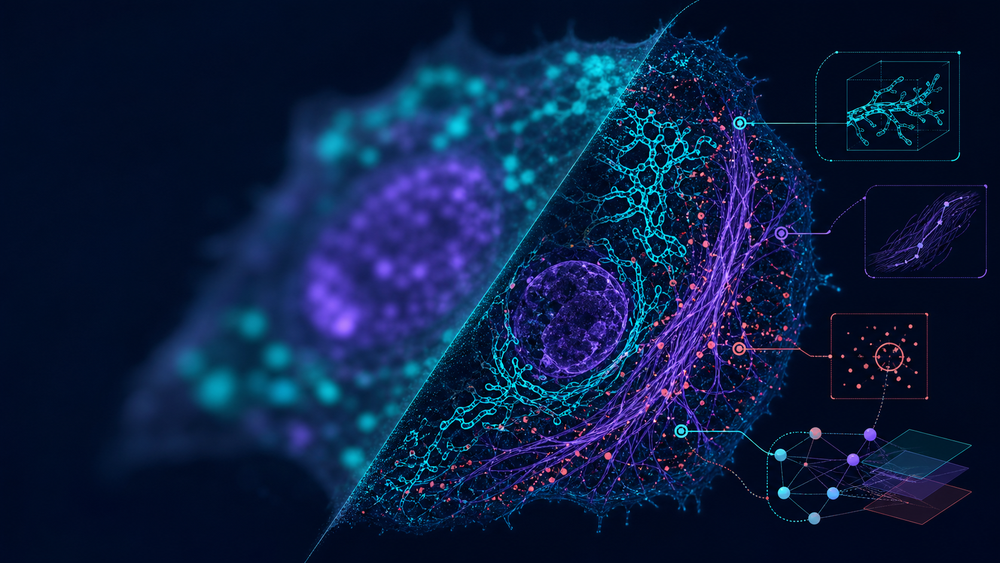
#> input picture MorphAgent_UI/MorphAgent/morphagent_ui/resources/morphagent_hero.png, 1000 x 563 px, shrunk from 1672 x 941 before the run
$ python -i extract.py   (imports and definitions only)
#> lines starting #> are read from the running program, lines starting #| are printed output that depends on the picture; after the words box and inside, x2 and y2 are one past the last pixel; in counts of white or black regions, pixels touching at a corner belong together
def extract(img, *segmentation_masks):
    # IMPORT ALL REQUIRED PACKAGES AT THE BEGINNING OF THE FUNCTION
    import numpy as np
    from scipy import ndimage
    from skimage.morphology import disk, white_tophat, binary_dilation
    from skimage.measure import label, regionprops
    from skimage.filters import threshold_otsu

    # 1. Data Loading and Preprocessing
    # Convert to float32 for processing
    arr = np.asarray(img, dtype=np.float32)

    # Check dimensionality and extract DAPI channel (Channel 2)
    # Expected shape: (512, 512, 3)
    if arr.ndim == 3 and arr.shape[2] >= 3:
        dapi = arr[:, :, 2]
    elif arr.ndim == 2:
        # Fallback if single channel passed (unlikely based on spec but safe)
        dapi = arr
    else:
        return 0.0

    # Normalize DAPI to [0, 1]
    # Use robust max to avoid hot pixel scaling issues
    p99 = np.percentile(dapi, 99.9)
    if p99 > 0:
        dapi_norm = dapi / p99
    else:
        dapi_norm = dapi  # Empty image
    dapi_norm = np.clip(dapi_norm, 0.0, 1.0)

    # 2. Define "Main Nuclei" (Parent Objects)
    # We need to identify the main nuclei to normalize the count and define search regions.

    main_nuclei_mask = None

    # Try to use provided segmentation masks first
    # We look for a mask that likely represents nuclei
    if len(segmentation_masks) > 0:
        # Heuristic: Iterate through masks. If we find one, use it.
        # Often the second mask is nuclei in some datasets, but we can't be sure of order.
        # We'll assume the provided masks are valid cell/nuclei labels.
        # If multiple are provided, we might need to guess which is nuclei.
        # Without specific metadata, we'll use the first available mask as a proxy for cellular objects.
        # Ideally, we check if the mask overlaps significantly with DAPI signal.

        # Let's try to find a mask that correlates with DAPI intensity
        best_overlap = -1
        for mask in segmentation_masks:
            if mask is None: continue
            # Ensure mask is 2D
            if mask.ndim == 3:
                mask = np.max(mask, axis=0) # Project if 3D
            if mask.shape != dapi.shape:
                continue

            binary_mask = mask > 0
            # Calculate overlap with high DAPI intensity
            overlap = np.sum(binary_mask & (dapi_norm > 0.2))
            if overlap > best_overlap:
                best_overlap = overlap
                main_nuclei_mask = binary_mask

    # Fallback: Generate nuclei mask if none provided or valid
    if main_nuclei_mask is None:
        # Gaussian blur to smooth noise
        dapi_smooth = ndimage.gaussian_filter(dapi_norm, sigma=2.0)
        try:
            thresh = threshold_otsu(dapi_smooth)
        except ValueError: # Handle empty images
            thresh = 0.5

        binary_thresh = dapi_smooth > thresh

        # Remove small objects (noise) and fill holes
        labeled_nuclei = label(binary_thresh)
        main_nuclei_mask = np.zeros_like(binary_thresh, dtype=bool)

        for prop in regionprops(labeled_nuclei):
            # Filter: Main nuclei are typically large (e.g., > 100 pixels)
            if prop.area > 100:
                # Add to mask
                coords = prop.coords
                main_nuclei_mask[coords[:, 0], coords[:, 1]] = True

        # Fill holes in the nuclei mask
        main_nuclei_mask = ndimage.binary_fill_holes(main_nuclei_mask)

    # Count main nuclei for normalization
    labeled_main, num_main_nuclei = label(main_nuclei_mask, return_num=True)

    if num_main_nuclei == 0:
        return 0.0

    # 3. Detect Micronuclei Candidates
    # Micronuclei are small, bright spots.
    # Strategy: White Top-Hat transform to enhance small bright spots on dark background,
    # effectively removing the large, slowly varying background (and potentially the main nuclei glow).

    # Radius for top-hat: slightly larger than expected micronucleus (radius ~3-5 px)
    # A disk of radius 8 covers objects up to ~16px wide.
    wth = white_tophat(dapi_norm, footprint=disk(8))

    # Threshold the top-hat image
    # Since background is removed, we can use a statistical threshold
    # Micronuclei are bright outliers in the top-hat image
    wth_mean = np.mean(wth)
    wth_std = np.std(wth)
    # Threshold: mean + k * std. k=3 is a standard outlier detection.
    # Also enforce a minimum absolute intensity to avoid noise in empty backgrounds.
    mn_thresh = max(wth_mean + 3 * wth_std, 0.05)

    mn_candidates_mask = wth > mn_thresh

    # 4. Filter and Associate Candidates
    labeled_candidates = label(mn_candidates_mask)

    micronuclei_count = 0

    # Define search zone: Perinuclear region
    # Dilate main nuclei mask to capture cytoplasm area where micronuclei reside
    # Radius ~15-20 pixels
    search_zone = binary_dilation(main_nuclei_mask, footprint=disk(15))

    # Exclusion zone: The main nucleus itself
    # Micronuclei must be DETACHED from the main nucleus
    # We subtract the main nuclei mask from the search zone
    valid_search_area = search_zone & (~main_nuclei_mask)

    for prop in regionprops(labeled_candidates):
        # Filter 1: Area
        # Micronuclei are small but not single-pixel noise.
        # Range: 3 to 60 pixels (approximate for 512x512 image of cells)
        if prop.area < 3 or prop.area > 60:
            continue

        # Filter 2: Shape (Optional but good)
        # Micronuclei are usually roughly circular.
        if prop.eccentricity > 0.95: # Skip very elongated streaks
            continue

        # Filter 3: Location
        # Check if the candidate centroid falls within the valid search area
        y, x = map(int, prop.centroid)

        # Boundary check
        if y < 0 or y >= valid_search_area.shape[0] or x < 0 or x >= valid_search_area.shape[1]:
            continue

        if valid_search_area[y, x]:
            micronuclei_count += 1

    # 5. Compute Feature
    # Average number of micronuclei per cell
    result = micronuclei_count / float(num_main_nuclei)

    return float(result)

>>> import cv2
>>> picture = cv2.imread('../../../../../../MorphAgent_UI/MorphAgent/morphagent_ui/resources/morphagent_hero.png', cv2.IMREAD_GRAYSCALE)
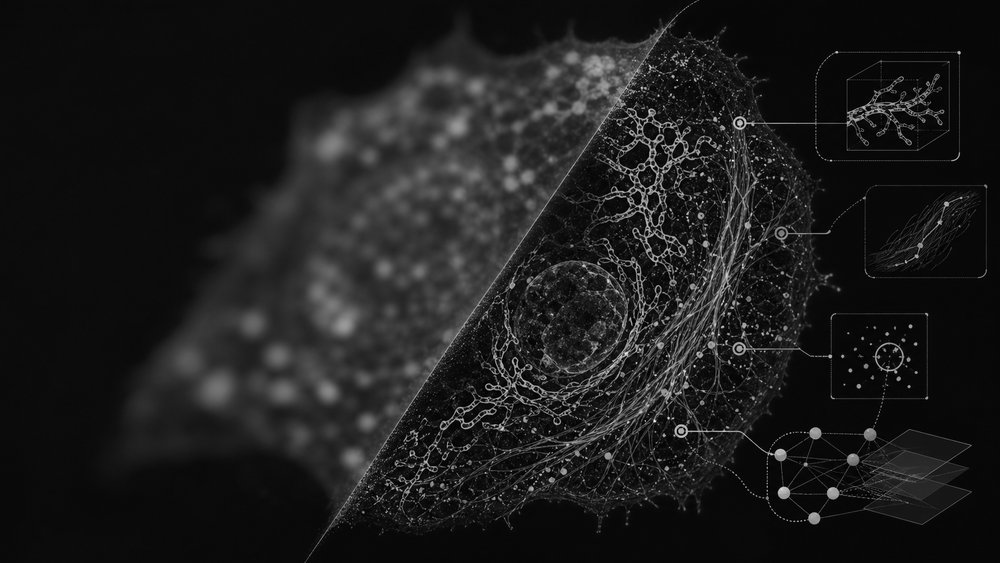
#> picture: shape (563, 1000); min 0, max 253, mean 28.4
>>> result = extract(picture)
#> in extract, `p99 = np.percentile(dapi, 99.9)`: p99 = 178
#> in extract, `dapi_smooth = ndimage.gaussian_filter(dapi_norm, sigma=2.0)`:
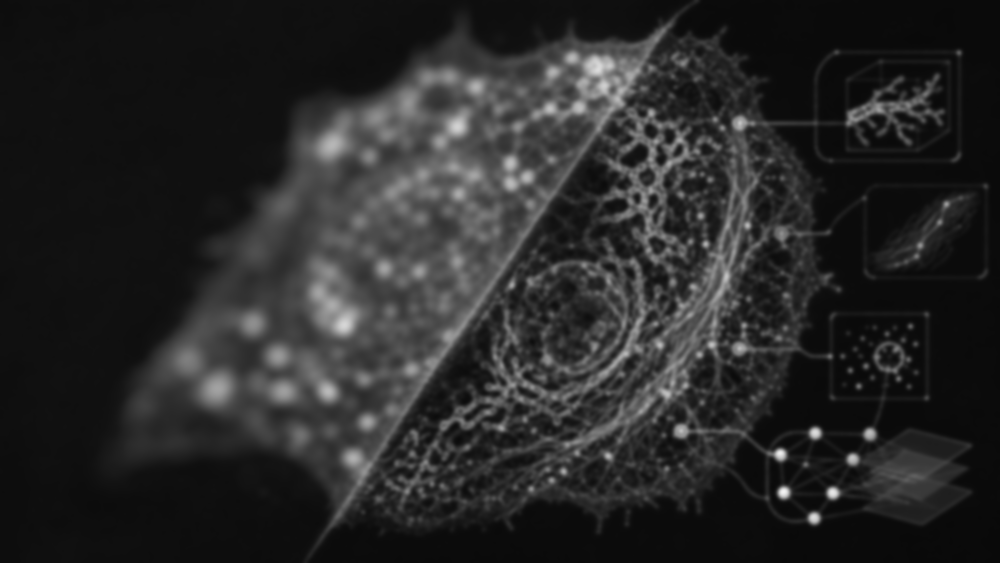
#> dapi_smooth: shape (563, 1000) float32; min 0.0363, max 0.96, mean 0.159
#> in extract, `thresh = threshold_otsu(dapi_smooth)`: thresh = 0.211
#> in extract, `binary_thresh = dapi_smooth > thresh`:
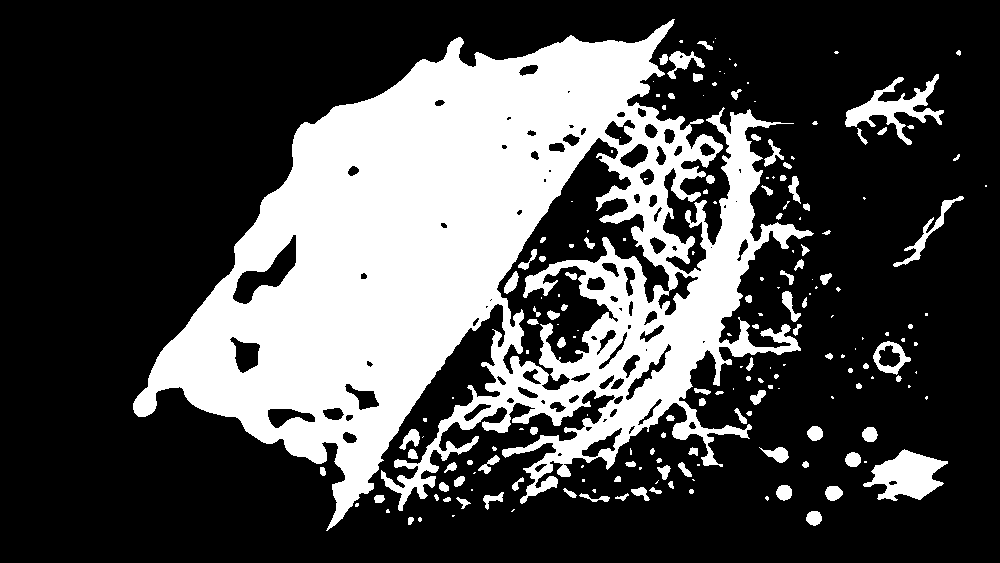
#> binary_thresh: shape (563, 1000) bool; 29.3% white; 192 white regions (90 under 20 px), largest, box (x1, y1, x2, y2) and area: (133, 19, 814, 531) 151474, (863, 449, 948, 501) 2453, (845, 74, 944, 145) 2079
#> in extract, `labeled_nuclei = label(binary_thresh)`: labeled_nuclei: shape (563, 1000) int32; 193 distinct labels, from 0 to 192
#> in extract, `main_nuclei_mask = ndimage.binary_fill_holes(main_nuclei_mask)`: main_nuclei_mask: shape (563, 1000) bool; 33.1% white; 23 white regions, largest, box (x1, y1, x2, y2) and area: (133, 19, 814, 531) 177085, (863, 449, 948, 501) 2478, (845, 74, 944, 145) 2079
#> in extract, `labeled_main, num_main_nuclei = label(main_nuclei_mask, return_num=True)`:
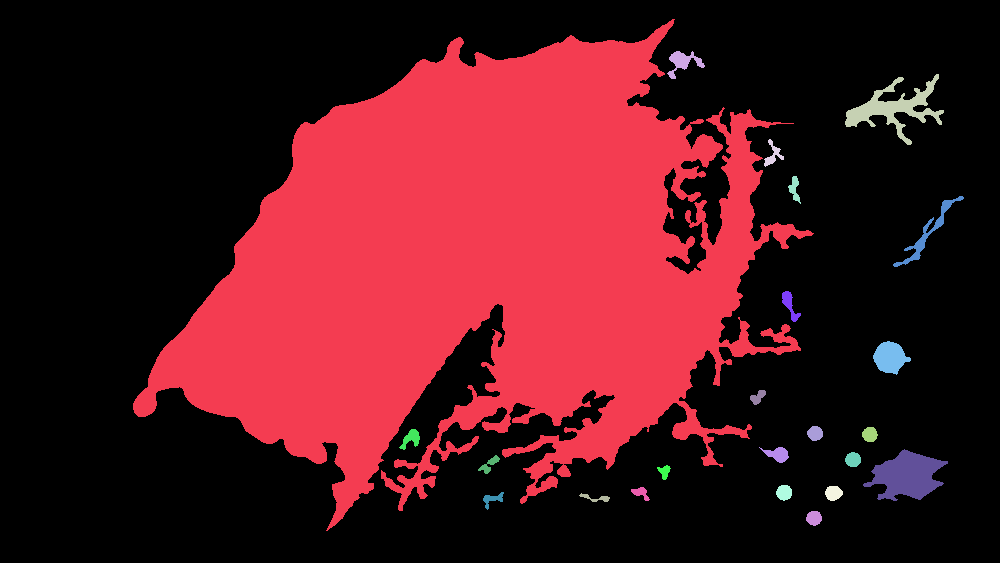
#> labeled_main: shape (563, 1000) int32; 24 distinct labels, from 0 to 23; one colour per label, 0 black
#> in extract, `labeled_main, num_main_nuclei = label(main_nuclei_mask, return_num=True)`: num_main_nuclei = 23
#> in extract, `wth = white_tophat(dapi_norm, footprint=disk(8))`:
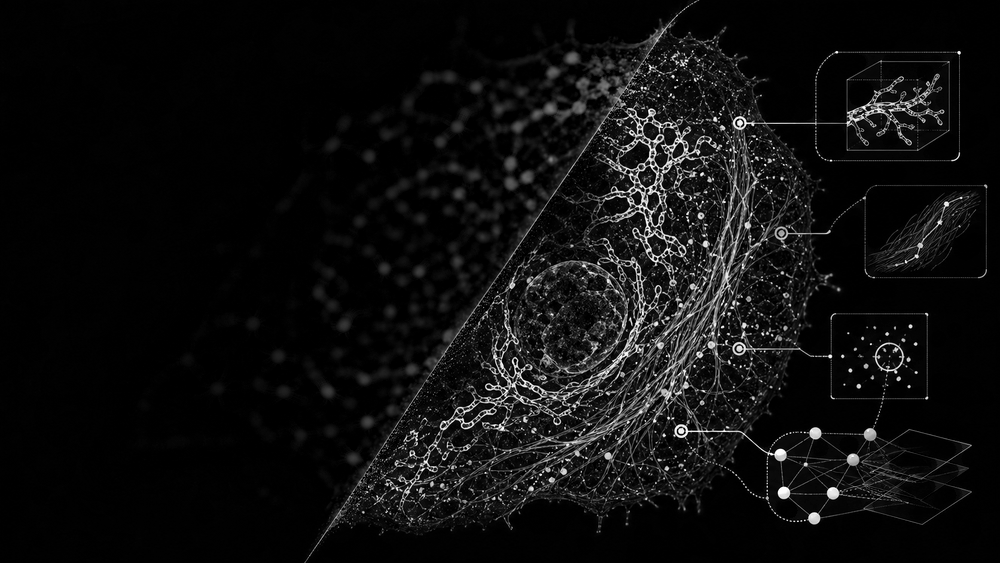
#> wth: shape (563, 1000) float32; min 0, max 1, mean 0.0587
#> in extract, `wth_mean = np.mean(wth)`: wth_mean = 0.0587
#> in extract, `wth_std = np.std(wth)`: wth_std = 0.135
#> in extract, `mn_thresh = max(wth_mean + 3 * wth_std, 0.05)`: mn_thresh = 0.465
#> in extract, `mn_candidates_mask = wth > mn_thresh`: mn_candidates_mask: shape (563, 1000) bool; 3.1% white in thin lines or dots, all inside (x1, y1, x2, y2) = (309, 1, 987, 556)
#> in extract, `labeled_candidates = label(mn_candidates_mask)`:
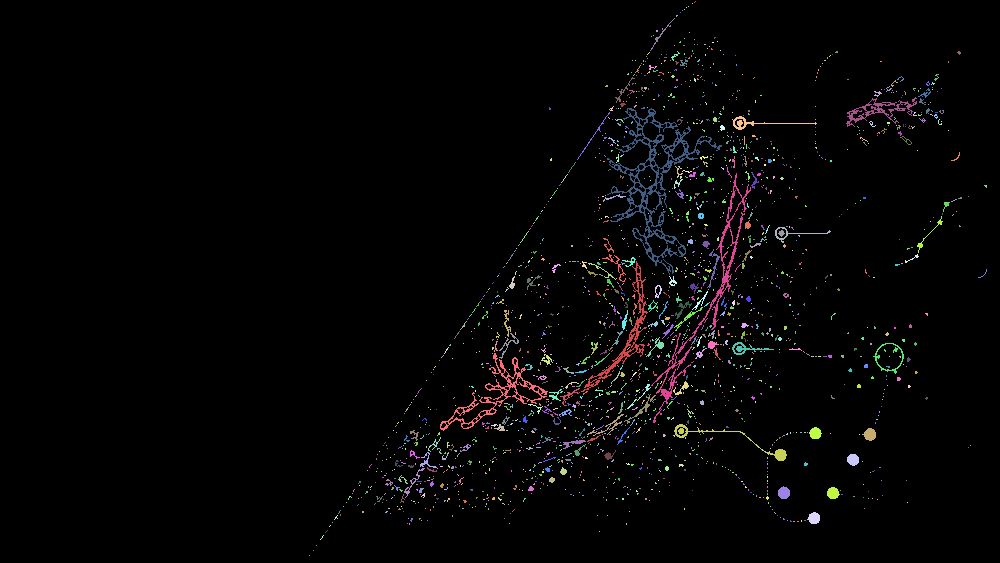
#> labeled_candidates: shape (563, 1000) int32; 1856 distinct labels, from 0 to 1855; one colour per label, 0 black
#> in extract, `search_zone = binary_dilation(main_nuclei_mask, footprint=disk(15))`: search_zone: shape (563, 1000) bool; 50.7% white; 8 black regions (1 under 20 px), largest, box (x1, y1, x2, y2) and area: (0, 0, 1000, 563) 275829, (795, 446, 835, 497) 778, (615, 442, 666, 484) 478
#> in extract, `valid_search_area = search_zone & (~main_nuclei_mask)`:
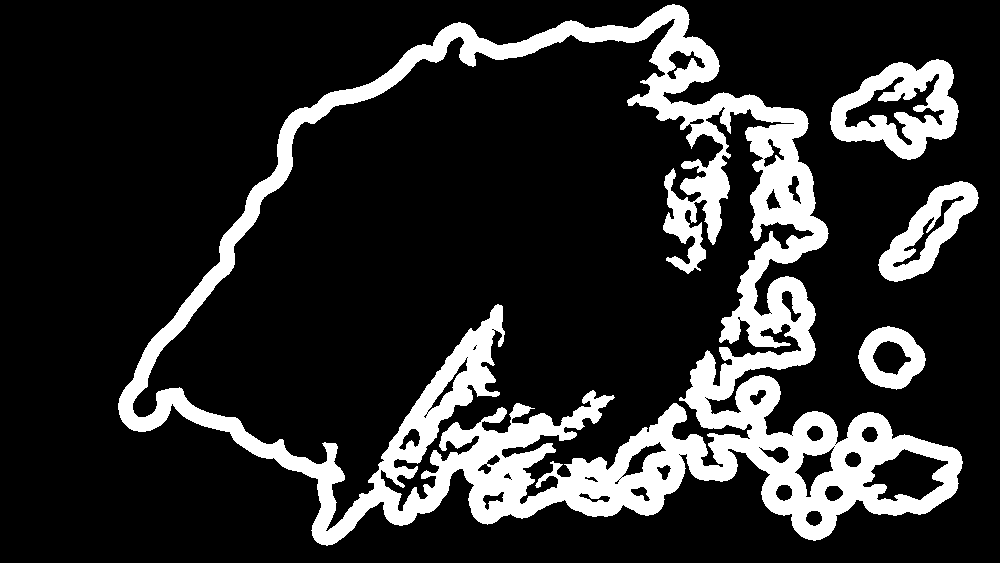
#> valid_search_area: shape (563, 1000) bool; 17.6% white; 4 white regions, box (x1, y1, x2, y2) and area: (118, 4, 963, 546) 85828, (830, 59, 959, 160) 6630, (878, 181, 979, 282) 4131, (858, 326, 926, 390) 2314
#> the loop in extract, `for prop in regionprops(labeled_candidates):` made 1855 passes
#> (y, x) on passes 8, 10, 14, 17, 27, 30, 31, 32, 47, 52, 53, 57: (15, 676), (30, 656), (37, 714), (41, 679), (48, 711), (55, 674), (51, 836), (52, 958), (57, 688), (62, 683), (60, 698), (60, 664)
#> after the loop in extract, `for prop in regionprops(labeled_candidates):`: micronuclei_count = 99
#> in extract, `result = micronuclei_count / float(num_main_nuclei)`: result = 4.3
#> result = 4.3
